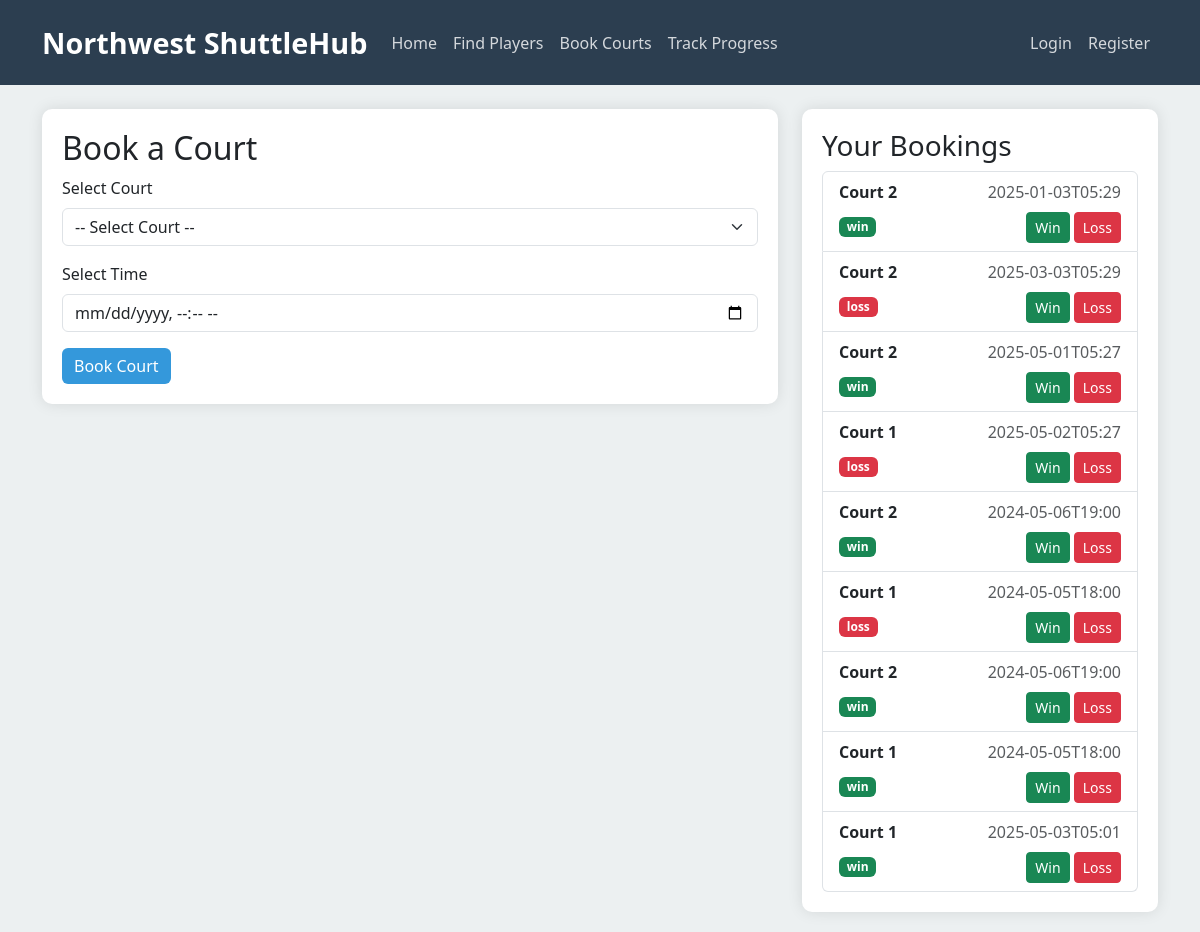
The page /book-courts on the database as committed earlier.
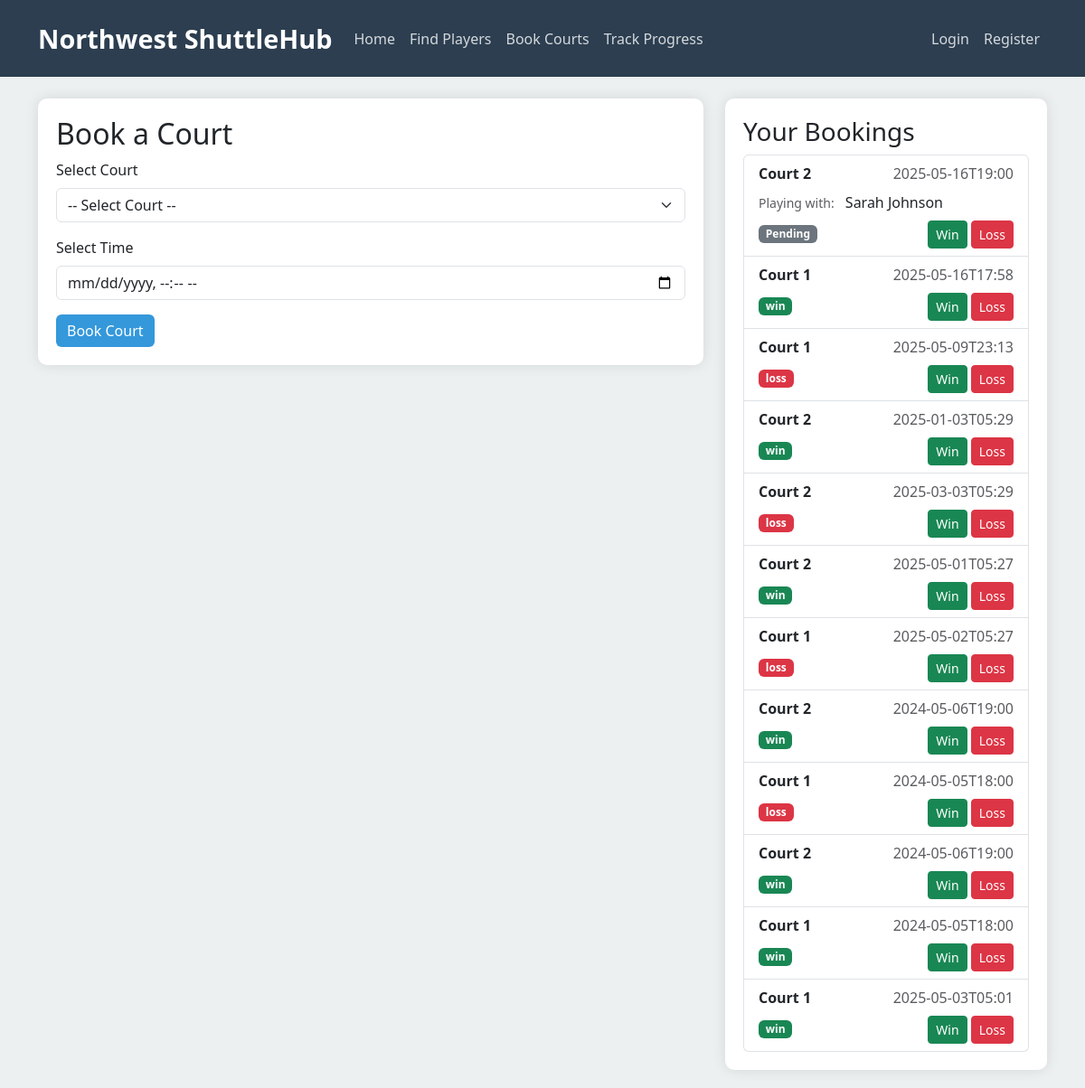
The same page on the database as committed later.
### tables this page shows
CREATE TABLE bookings (
                id INTEGER PRIMARY KEY AUTOINCREMENT,
                court TEXT NOT NULL,
                time TEXT NOT NULL,
                result TEXT DEFAULT ''
            , matched_player TEXT, matched_player_level TEXT, user_id INTEGER REFERENCES users(id));

### app.py (the view, shortened to what this page needs)
@app.route('/book-courts', methods=['GET', 'POST'])
def book_courts():
    db = get_db()
    now = datetime.now().strftime("%Y-%m-%dT%H:%M")
    bookings = db.execute('SELECT * FROM bookings ORDER BY id DESC').fetchall()
    return render_template('book_courts.html', bookings=bookings, now=now)

### app.py (called while the page is built)
def get_db():
    db = getattr(g, '_database', None)
    if db is None:
        db = g._database = sqlite3.connect(DATABASE)
        db.row_factory = sqlite3.Row  # 让结果支持 dict-like 访问
    return db

@app.teardown_appcontext
def close_connection(exception):
    db = getattr(g, '_database', None)
    if db:
        db.close()

@app.before_request
def load_logged_in_user():
    user_id = session.get('user_id')
    if user_id is None:
        g.user = None
    else:
        g.user = get_db().execute(
            'SELECT * FROM users WHERE id = ?', (user_id,)
        ).fetchone()

### templates/book_courts.html (shortened to what this page needs)
<!DOCTYPE html>
<html lang="en">
<head>
    <link href="https://cdn.jsdelivr.net/npm/bootstrap@5.3.0/dist/css/bootstrap.min.css" rel="stylesheet">
    <link rel="stylesheet" href="https://cdnjs.cloudflare.com/ajax/libs/font-awesome/6.0.0/css/all.min.css">
</head>
<body>
    <nav class="navbar navbar-expand-lg navbar-dark">
        <div class="container">
            <a class="navbar-brand" href="{{ url_for('home') }}">Northwest ShuttleHub</a>
            <div class="collapse navbar-collapse" id="navbarNav">
                <ul class="navbar-nav me-auto">
                    <li class="nav-item">
                        <a class="nav-link" href="{{ url_for('home') }}">Home</a>
                    </li>
                    <li class="nav-item">
                        <a class="nav-link" href="{{ url_for('find_players') }}">Find Players</a>
                    </li>
                    <li class="nav-item">
                        <a class="nav-link" href="{{ url_for('book_courts') }}">Book Courts</a>
                    </li>
                    <li class="nav-item">
                        <a class="nav-link" href="{{ url_for('track_progress') }}">Track Progress</a>
                    </li>
                </ul>
                <ul class="navbar-nav">
                    {% if g.user %}
                    <li class="nav-item">
                        <span class="nav-link">Welcome, {{ g.user['username'] }}</span>
                    </li>
                    <li class="nav-item">
                        <a class="nav-link" href="{{ url_for('logout') }}">Logout</a>
                    </li>
                    {% else %}
                    <li class="nav-item">
                        <a class="nav-link" href="{{ url_for('login') }}">Login</a>
                    </li>
                    <li class="nav-item">
                        <a class="nav-link" href="{{ url_for('register') }}">Register</a>
                    </li>
                    {% endif %}
                </ul>
            </div>
        </div>
    </nav>
    <div class="container mt-4">
        <div class="row">
            <div class="col-lg-8">
                <div class="booking-container">
                    <h2>Book a Court</h2>
                    <form method="POST">
                        <div class="mb-3">
                            <label for="court" class="form-label">Select Court</label>
                            <select id="court" name="court" class="form-select" required>
                                <option value="">-- Select Court --</option>
                            </select>
                        </div>
                        <div class="mb-3">
                            <label for="time" class="form-label">Select Time</label>
                            <input type="datetime-local" id="time" name="time" class="form-control" required min="{{ now }}">
                        </div>
                        <button type="submit" class="btn btn-primary">Book Court</button>
                    </form>
                </div>
            </div>
            <div class="col-lg-4">
                <div class="booking-container">
                    <h3>Your Bookings</h3>
                    <ul class="list-group">
                        {% for booking in bookings %}
                            <li class="list-group-item">
                                <div class="d-flex justify-content-between align-items-center mb-2">
                                    <strong>{{ booking.court }}</strong>
                                    <span class="text-muted">{{ booking.time }}</span>
                                </div>
                                {% if booking.matched_player %}
                                <div class="matched-player-info mb-2">
                                    <small class="text-muted">Playing with:</small>
                                    <span class="ms-2">{{ booking.matched_player }}</span>
                                </div>
                                {% endif %}
                                <div class="d-flex justify-content-between align-items-center">
                                    <span class="badge {% if booking.result == 'win' %}bg-success{% elif booking.result == 'loss' %}bg-danger{% else %}bg-secondary{% endif %}">
                                        {{ booking.result if booking.result else 'Pending' }}
                                    </span>
                                    <div>
                                        <form method="POST" action="/set-result" class="d-inline">
                                            <button class="btn btn-success btn-sm">Win</button>
                                        </form>
                                        <form method="POST" action="/set-result" class="d-inline">
                                            <button class="btn btn-danger btn-sm">Loss</button>
                                        </form>
                                    </div>
                                </div>
                            </li>
                        {% else %}
                            <li class="list-group-item text-muted">No bookings yet.</li>
                        {% endfor %}
                    </ul>
                </div>
            </div>
        </div>
    </div>
</body>
</html>

### templates/book_courts.html (style rules this page uses)
:root { --primary-color: #2c3e50; --secondary-color: #3498db; --accent-color: #e74c3c; --light-blue: #ecf0f1; --dark-blue: #2c3e50; --orange: #e67e22; }
body { font-family: 'Segoe UI', Tahoma, Geneva, Verdana, sans-serif; background-color: var(--light-blue); }
.navbar { background-color: var(--dark-blue); padding: 1rem 0; }
.navbar-brand { color: white !important; font-size: 1.8rem; font-weight: bold; }
.nav-link { color: rgba(255, 255, 255, 0.8) !important; transition: color 0.3s ease; }
.booking-container { background: white; padding: 20px; border-radius: 10px; box-shadow: 0 0 15px rgba(0,0,0,0.1); margin-bottom: 20px; }
.btn-primary { background-color: var(--secondary-color); border: none; }

Rows that differ between the two databases and show on the page:
added bookings: court "Court 2", time "2025-05-16T19:00", matched_player "Sarah Johnson", result "Pending"
added bookings: court "Court 1", time "2025-05-16T17:58", result "win"
added bookings: court "Court 1", time "2025-05-09T23:13", result "loss"
